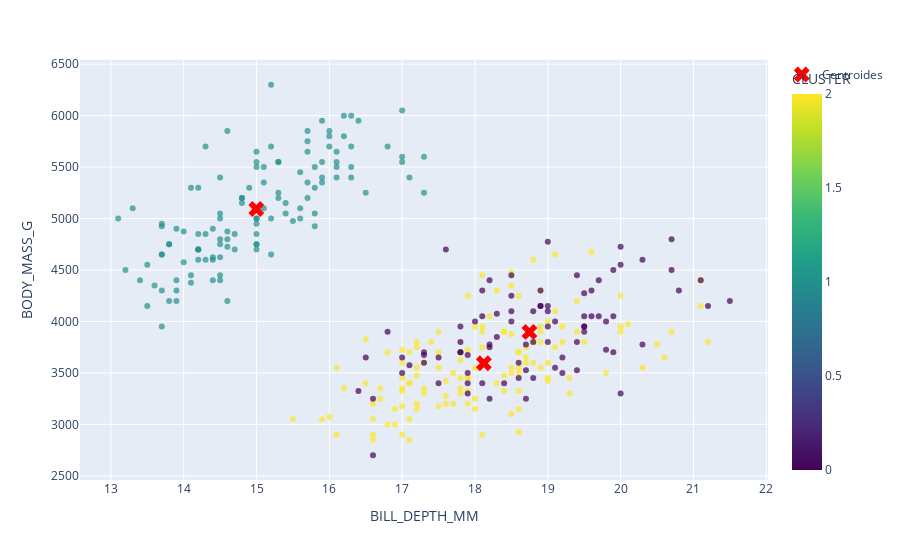

Notebook code cell kept with this figure:
### Code cell
fig_6 = px.scatter(
    df_kmeans,
    x='BILL_DEPTH_MM',
    y='BODY_MASS_G',
    color='CLUSTER', 
    color_continuous_scale='viridis',
    opacity=0.7
)

fig_6.add_scatter(
    x=centroides_originais[:, 1],
    y=centroides_originais[:, 3], 
    mode='markers',
    marker=dict(color='red', symbol='x', size=14),
    name='Centroides'
)

### Figure 1 — Plotly figure (JSON) as saved in the notebook; plotly's stock layout.template omitted (floating-point values rounded to 4 significant figures; data arrays with more than 128 entries replaced by an {"elided": "..."} marker saying what was removed)
{"data": [{"hovertemplate": "BILL_DEPTH_MM=%{x}<br>BODY_MASS_G=%{y}<br>CLUSTER=%{marker.color}<extra></extra>", "legendgroup": "", "marker": {"color": {"elided": "333 int values"}, "coloraxis": "coloraxis", "opacity": 0.7, "symbol": "circle"}, "mode": "markers", "name": "", "orientation": "v", "showlegend": false, "type": "scatter", "x": {"elided": "333 float values"}, "xaxis": "x", "y": {"elided": "333 float values"}, "yaxis": "y"}, {"marker": {"color": "red", "size": 14, "symbol": "x"}, "mode": "markers", "name": "Centroides", "type": "scatter", "x": [18.75, 15.0, 18.12], "y": [3898.0, 5092.0, 3594.0]}], "layout": {"coloraxis": {"colorbar": {"title": {"text": "CLUSTER"}}, "colorscale": [[0, "#440154"], [0.1111, "#482878"], [0.2222, "#3e4989"], [0.3333, "#31688e"], [0.4444, "#26828e"], [0.5556, "#1f9e89"], [0.6667, "#35b779"], [0.7778, "#6ece58"], [0.8889, "#b5de2b"], [1, "#fde725"]]}, "legend": {"tracegroupgap": 0}, "margin": {"t": 60}, "xaxis": {"anchor": "y", "domain": [0, 1], "title": {"text": "BILL_DEPTH_MM"}}, "yaxis": {"anchor": "x", "domain": [0, 1], "title": {"text": "BODY_MASS_G"}}}}
